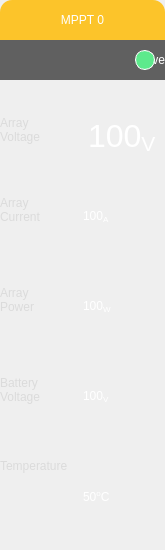
      <widget class="QWidget" name="mppt0" native="true">
       <property name="sizePolicy">
        <sizepolicy hsizetype="Fixed" vsizetype="Fixed">
         <horstretch>0</horstretch>
         <verstretch>0</verstretch>
        </sizepolicy>
       </property>
       <property name="minimumSize">
        <size>
         <width>165</width>
         <height>550</height>
        </size>
       </property>
       <property name="maximumSize">
        <size>
         <width>165</width>
         <height>550</height>
        </size>
       </property>
       <property name="styleSheet">
        <string notr="true">QWidget#mppt0{
border-radius:12px;
background-color:rgba(45, 45, 45,150);
}</string>
       </property>
       <widget class="QLabel" name="mppt0Header">
        <property name="geometry">
         <rect>
          <x>0</x>
          <y>0</y>
          <width>165</width>
          <height>40</height>
         </rect>
        </property>
        <property name="sizePolicy">
         <sizepolicy hsizetype="Fixed" vsizetype="Fixed">
          <horstretch>0</horstretch>
          <verstretch>0</verstretch>
         </sizepolicy>
        </property>
        <property name="minimumSize">
         <size>
          <width>165</width>
          <height>40</height>
         </size>
        </property>
        <property name="maximumSize">
         <size>
          <width>165</width>
          <height>40</height>
         </size>
        </property>
        <property name="styleSheet">
         <string notr="true">QLabel#mppt0Header{
font: 20pt &quot;Arial&quot;;
color:white;
border-top-left-radius:12px;
border-top-right-radius:12px;
background-color:rgba(255, 187, 0, 210 );
}</string>
        </property>
        <property name="text">
         <string>MPPT 0</string>
        </property>
        <property name="alignment">
         <set>Qt::AlignCenter</set>
        </property>
       </widget>
       <widget class="QLabel" name="mppt0AliveLabel">
        <property name="geometry">
         <rect>
          <x>0</x>
          <y>40</y>
          <width>165</width>
          <height>40</height>
         </rect>
        </property>
        <property name="sizePolicy">
         <sizepolicy hsizetype="Fixed" vsizetype="Fixed">
          <horstretch>0</horstretch>
          <verstretch>0</verstretch>
         </sizepolicy>
        </property>
        <property name="minimumSize">
         <size>
          <width>165</width>
          <height>40</height>
         </size>
        </property>
        <property name="maximumSize">
         <size>
          <width>165</width>
          <height>40</height>
         </size>
        </property>
        <property name="styleSheet">
         <string notr="true">QLabel#mppt0AliveLabel{
font: 18pt &quot;Arial&quot;;
color:white;
background-color:rgba(56, 56, 56, 200);
}</string>
        </property>
        <property name="text">
         <string>Alive</string>
        </property>
        <property name="alignment">
         <set>Qt::AlignRight|Qt::AlignTrailing|Qt::AlignVCenter</set>
        </property>
        <property name="margin">
         <number>57</number>
        </property>
       </widget>
       <widget class="QLabel" name="mppt0ArrayVoltageLabel">
        <property name="geometry">
         <rect>
          <x>0</x>
          <y>90</y>
          <width>101</width>
          <height>80</height>
         </rect>
        </property>
        <property name="sizePolicy">
         <sizepolicy hsizetype="Fixed" vsizetype="Fixed">
          <horstretch>0</horstretch>
          <verstretch>0</verstretch>
         </sizepolicy>
        </property>
        <property name="minimumSize">
         <size>
          <width>101</width>
          <height>80</height>
         </size>
        </property>
        <property name="maximumSize">
         <size>
          <width>101</width>
          <height>80</height>
         </size>
        </property>
        <property name="styleSheet">
         <string notr="true">font:16pt &quot;Arial&quot;;
color:rgb(219, 219, 219);</string>
        </property>
        <property name="text">
         <string>Array
Voltage</string>
        </property>
        <property name="margin">
         <number>15</number>
        </property>
       </widget>
       <widget class="QLabel" name="mppt0ArrayCurrentLabel">
        <property name="geometry">
         <rect>
          <x>0</x>
          <y>170</y>
          <width>101</width>
          <height>80</height>
         </rect>
        </property>
        <property name="sizePolicy">
         <sizepolicy hsizetype="Fixed" vsizetype="Fixed">
          <horstretch>0</horstretch>
          <verstretch>0</verstretch>
         </sizepolicy>
        </property>
        <property name="minimumSize">
         <size>
          <width>101</width>
          <height>80</height>
         </size>
        </property>
        <property name="maximumSize">
         <size>
          <width>101</width>
          <height>80</height>
         </size>
        </property>
        <property name="styleSheet">
         <string notr="true">font:16pt &quot;Arial&quot;;
color:rgb(219, 219, 219);</string>
        </property>
        <property name="text">
         <string>Array
Current</string>
        </property>
        <property name="margin">
         <number>15</number>
        </property>
       </widget>
       <widget class="QLabel" name="mppt0ArrayPowerLabel">
        <property name="geometry">
         <rect>
          <x>0</x>
          <y>260</y>
          <width>101</width>
          <height>80</height>
         </rect>
        </property>
        <property name="sizePolicy">
         <sizepolicy hsizetype="Fixed" vsizetype="Fixed">
          <horstretch>0</horstretch>
          <verstretch>0</verstretch>
         </sizepolicy>
        </property>
        <property name="minimumSize">
         <size>
          <width>101</width>
          <height>80</height>
         </size>
        </property>
        <property name="maximumSize">
         <size>
          <width>101</width>
          <height>80</height>
         </size>
        </property>
        <property name="styleSheet">
         <string notr="true">font:16pt &quot;Arial&quot;;
color:rgb(219, 219, 219);</string>
        </property>
        <property name="text">
         <string>Array
Power</string>
        </property>
        <property name="margin">
         <number>15</number>
        </property>
       </widget>
       <widget class="QLabel" name="mppt0BatteryVoltageLabel">
        <property name="geometry">
         <rect>
          <x>0</x>
          <y>350</y>
          <width>101</width>
          <height>80</height>
         </rect>
        </property>
        <property name="sizePolicy">
         <sizepolicy hsizetype="Fixed" vsizetype="Fixed">
          <horstretch>0</horstretch>
          <verstretch>0</verstretch>
         </sizepolicy>
        </property>
        <property name="minimumSize">
         <size>
          <width>101</width>
          <height>80</height>
         </size>
        </property>
        <property name="maximumSize">
         <size>
          <width>101</width>
          <height>80</height>
         </size>
        </property>
        <property name="styleSheet">
         <string notr="true">font:16pt &quot;Arial&quot;;
color:rgb(219, 219, 219);</string>
        </property>
        <property name="text">
         <string>Battery
Voltage</string>
        </property>
        <property name="margin">
         <number>15</number>
        </property>
       </widget>
       <widget class="QLabel" name="mppt0TemperatureLabel">
        <property name="geometry">
         <rect>
          <x>0</x>
          <y>410</y>
          <width>150</width>
          <height>111</height>
         </rect>
        </property>
        <property name="minimumSize">
         <size>
          <width>150</width>
          <height>0</height>
         </size>
        </property>
        <property name="maximumSize">
         <size>
          <width>150</width>
          <height>16777215</height>
         </size>
        </property>
        <property name="styleSheet">
         <string notr="true">font:16pt &quot;Arial&quot;;
color:rgb(219, 219, 219);</string>
        </property>
        <property name="text">
         <string>Temperature</string>
        </property>
        <property name="margin">
         <number>15</number>
        </property>
       </widget>
       <widget class="QLabel" name="mppt0ArrayVoltage">
        <property name="geometry">
         <rect>
          <x>80</x>
          <y>100</y>
          <width>110</width>
          <height>80</height>
         </rect>
        </property>
        <property name="sizePolicy">
         <sizepolicy hsizetype="Fixed" vsizetype="Fixed">
          <horstretch>0</horstretch>
          <verstretch>0</verstretch>
         </sizepolicy>
        </property>
        <property name="minimumSize">
         <size>
          <width>110</width>
          <height>80</height>
         </size>
        </property>
        <property name="maximumSize">
         <size>
          <width>110</width>
          <height>80</height>
         </size>
        </property>
        <property name="font">
         <font>
          <family>Arial</family>
          <pointsize>24</pointsize>
          <weight>50</weight>
          <italic>false</italic>
          <bold>false</bold>
         </font>
        </property>
        <property name="styleSheet">
         <string notr="true">font:24pt &quot;Arial&quot;;
margin-bottom:7px;
color:white;</string>
        </property>
        <property name="text">
         <string>100&lt;sub&gt;V&lt;/sub&gt;</string>
        </property>
        <property name="textFormat">
         <enum>Qt::AutoText</enum>
        </property>
        <property name="alignment">
         <set>Qt::AlignLeading|Qt::AlignLeft|Qt::AlignVCenter</set>
        </property>
        <property name="margin">
         <number>10</number>
        </property>
       </widget>
       <widget class="QLabel" name="mppt0ArrayCurrent">
        <property name="geometry">
         <rect>
          <x>80</x>
          <y>180</y>
          <width>110</width>
          <height>80</height>
         </rect>
        </property>
        <property name="sizePolicy">
         <sizepolicy hsizetype="Fixed" vsizetype="Fixed">
          <horstretch>0</horstretch>
          <verstretch>0</verstretch>
         </sizepolicy>
        </property>
        <property name="minimumSize">
         <size>
          <width>110</width>
          <height>80</height>
         </size>
        </property>
        <property name="maximumSize">
         <size>
          <width>110</width>
          <height>80</height>
         </size>
        </property>
        <property name="styleSheet">
         <string notr="true">font:24pt &quot;Arial&quot;;
margin-bottom:7px;
color:white;</string>
        </property>
        <property name="text">
         <string>100&lt;sub&gt;A&lt;/sub&gt;</string>
        </property>
        <property name="textFormat">
         <enum>Qt::AutoText</enum>
        </property>
        <property name="alignment">
         <set>Qt::AlignLeading|Qt::AlignLeft|Qt::AlignVCenter</set>
        </property>
        <property name="margin">
         <number>10</number>
        </property>
       </widget>
       <widget class="QLabel" name="mppt0ArrayPower">
        <property name="geometry">
         <rect>
          <x>80</x>
          <y>270</y>
          <width>110</width>
          <height>80</height>
         </rect>
        </property>
        <property name="sizePolicy">
         <sizepolicy hsizetype="Fixed" vsizetype="Fixed">
          <horstretch>0</horstretch>
          <verstretch>0</verstretch>
         </sizepolicy>
        </property>
        <property name="minimumSize">
         <size>
          <width>110</width>
          <height>80</height>
         </size>
        </property>
        <property name="maximumSize">
         <size>
          <width>110</width>
          <height>80</height>
         </size>
        </property>
        <property name="styleSheet">
         <string notr="true">font:24pt &quot;Arial&quot;;
margin-bottom:7px;
color:white;</string>
        </property>
        <property name="text">
         <string>&lt;html&gt;&lt;head/&gt;&lt;body&gt;&lt;p&gt;100&lt;span style=&quot; vertical-align:sub;&quot;&gt;W&lt;/span&gt;&lt;/p&gt;&lt;/body&gt;&lt;/html&gt;</string>
        </property>
        <property name="textFormat">
         <enum>Qt::AutoText</enum>
        </property>
        <property name="alignment">
         <set>Qt::AlignLeading|Qt::AlignLeft|Qt::AlignVCenter</set>
        </property>
        <property name="margin">
         <number>10</number>
        </property>
       </widget>
       <widget class="QLabel" name="mppt0BatteryVoltage">
        <property name="geometry">
         <rect>
          <x>80</x>
          <y>360</y>
          <width>110</width>
          <height>80</height>
         </rect>
        </property>
        <property name="sizePolicy">
         <sizepolicy hsizetype="Fixed" vsizetype="Fixed">
          <horstretch>0</horstretch>
          <verstretch>0</verstretch>
         </sizepolicy>
        </property>
        <property name="minimumSize">
         <size>
          <width>110</width>
          <height>80</height>
         </size>
        </property>
        <property name="maximumSize">
         <size>
          <width>110</width>
          <height>80</height>
         </size>
        </property>
        <property name="styleSheet">
         <string notr="true">font:24pt &quot;Arial&quot;;
margin-bottom:7px;
color:white;</string>
        </property>
        <property name="text">
         <string>100&lt;sub&gt;V&lt;/Sub&gt;</string>
        </property>
        <property name="textFormat">
         <enum>Qt::AutoText</enum>
        </property>
        <property name="alignment">
         <set>Qt::AlignLeading|Qt::AlignLeft|Qt::AlignVCenter</set>
        </property>
        <property name="margin">
         <number>10</number>
        </property>
       </widget>
       <widget class="QLabel" name="mppt0Temperature">
        <property name="geometry">
         <rect>
          <x>80</x>
          <y>460</y>
          <width>110</width>
          <height>81</height>
         </rect>
        </property>
        <property name="minimumSize">
         <size>
          <width>110</width>
          <height>0</height>
         </size>
        </property>
        <property name="maximumSize">
         <size>
          <width>110</width>
          <height>16777215</height>
         </size>
        </property>
        <property name="styleSheet">
         <string notr="true">font:24pt &quot;Arial&quot;;
margin-bottom:7px;
color:white;</string>
        </property>
        <property name="text">
         <string>50&lt;sup&gt;o&lt;/sup&gt;C</string>
        </property>
        <property name="margin">
         <number>10</number>
        </property>
       </widget>
       <widget class="QWidget" name="mppt0AliveIndicator" native="true">
        <property name="geometry">
         <rect>
          <x>135</x>
          <y>50</y>
          <width>20</width>
          <height>20</height>
         </rect>
        </property>
        <property name="sizePolicy">
         <sizepolicy hsizetype="Fixed" vsizetype="Fixed">
          <horstretch>0</horstretch>
          <verstretch>0</verstretch>
         </sizepolicy>
        </property>
        <property name="minimumSize">
         <size>
          <width>20</width>
          <height>20</height>
         </size>
        </property>
        <property name="maximumSize">
         <size>
          <width>20</width>
          <height>20</height>
         </size>
        </property>
        <property name="styleSheet">
         <string notr="true">background-color:rgb(93, 234, 140);
border-radius:10px;
border: 1px solid white;</string>
        </property>
       </widget>
       <zorder>mppt0AliveLabel</zorder>
       <zorder>mppt0Header</zorder>
       <zorder>mppt0ArrayVoltageLabel</zorder>
       <zorder>mppt0ArrayCurrentLabel</zorder>
       <zorder>mppt0ArrayPowerLabel</zorder>
       <zorder>mppt0BatteryVoltageLabel</zorder>
       <zorder>mppt0TemperatureLabel</zorder>
       <zorder>mppt0ArrayVoltage</zorder>
       <zorder>mppt0ArrayCurrent</zorder>
       <zorder>mppt0ArrayPower</zorder>
       <zorder>mppt0BatteryVoltage</zorder>
       <zorder>mppt0Temperature</zorder>
       <zorder>mppt0AliveIndicator</zorder>
      </widget>
